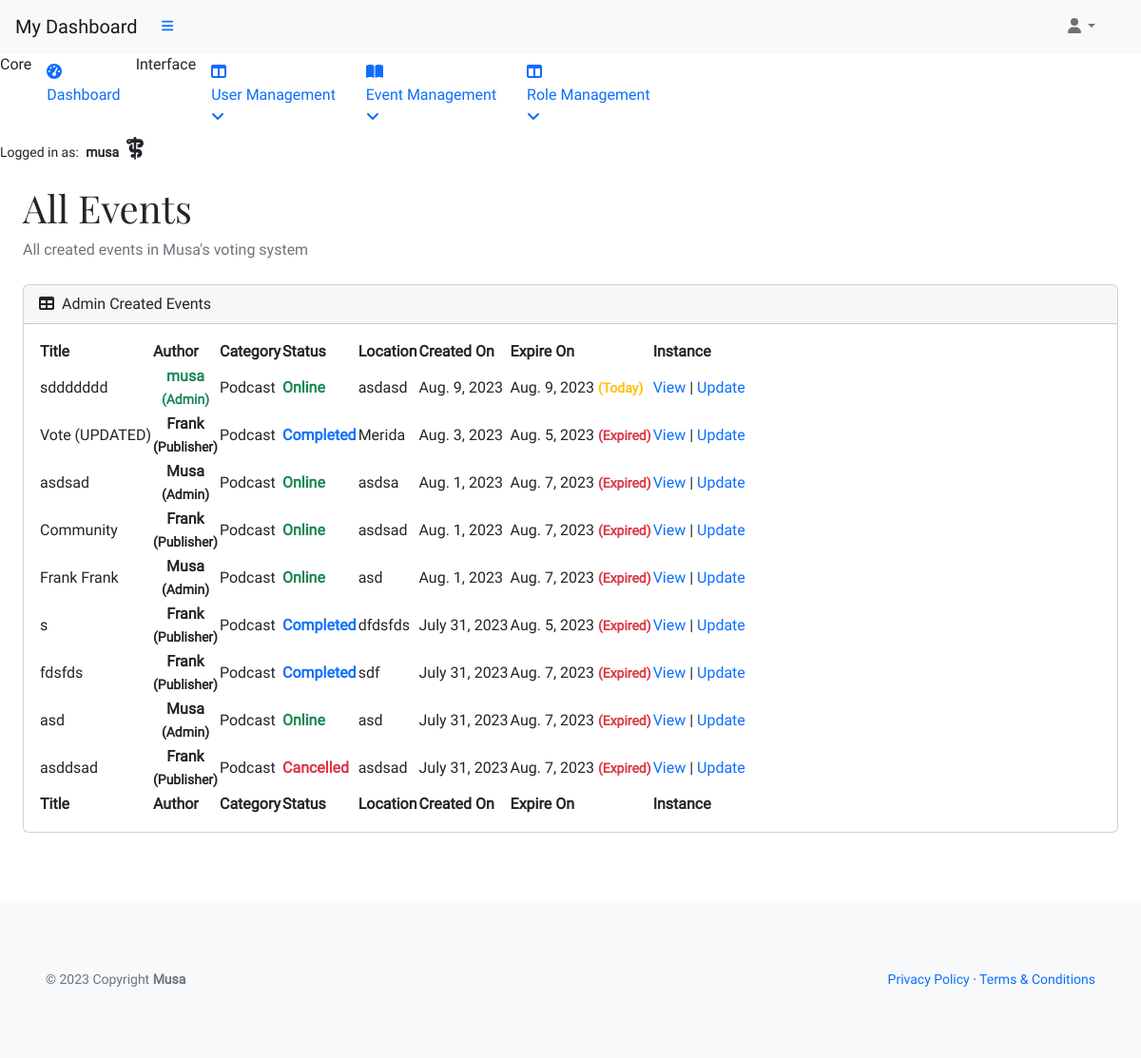
The app's page /office/all (signed in) with its own data.
### musa/models.py (models this page shows)
class UserProfile(AbstractUser):
    verified = models.BooleanField(default=False)
    role = models.IntegerField(choices=ROLES, default=0)
    user_card = models.ManyToManyField(
        'vote_management.VoteCard',
        through='vote_management.VoteRecord', related_name='user_cards')
    class Meta:
        ordering = ['username']
    def __str__(self):
        return self.username

### vote_management/models.py (models this page shows, shortened)
class VoteCard(models.Model):
    title = models.CharField(max_length=33, unique=True)
    slug = models.SlugField(max_length=200, unique=True)
    author = models.ForeignKey(
        'musa.UserProfile', on_delete=models.CASCADE,
        related_name="card_author")
    category = models.ForeignKey(
        Category, on_delete=models.CASCADE, related_name="categories")
    mission = models.CharField(max_length=33)
    location = models.CharField(max_length=33)
    description = models.TextField(max_length=258)
    expire = models.DateField()
    event_image = CloudinaryField('image',
                                  default='placeholder')
    vote_record = models.ManyToManyField('musa.UserProfile',
                                         through='VoteRecord',
                                         related_name='user_votes', blank=True)
    candidates = models.ManyToManyField('ElectedPerson',
                                        related_name='vote_cards',
                                        blank=True)
    status = models.IntegerField(choices=STATUS, default=0)
    excerpt = models.TextField(blank=True)
    type = models.IntegerField(choices=CARD_TYPE, default=0)
    created_on = models.DateField(auto_now_add=True)
    class Meta:
        ordering = ['-created_on']

class Category(models.Model):
    category_name = models.CharField(max_length=50, unique=True)
    class Meta:
        ordering = ['category_name']
        verbose_name_plural = "Categories"

### vote_management/views.py (the view)
# urls.py: path('office/all', AdminEventList.as_view(),
class AdminEventList(AdminBaseListView):
    template_name = 'backend/admin-dashboard/all_events.html'
    context_object_name = 'admin_all_events'

### admin_profile/views.py (called while the page is built)
    def test_func(self):
        user_profile = self.request.user
        return user_profile and user_profile.role == 2

### vote_management/views.py (called while the page is built)
    def get_queryset(self):
        return VoteCard.objects.order_by('-created_on')

### templates/backend/admin-dashboard/all_events.html (shortened to what this page needs)
{% extends "backend/admin-dashboard/base.html" %}
{% block content%}
<div id="layoutSidenav_content">
    <main>
        <div class="container-fluid p-4 pt-0">
            <h1 class="mt-4">All Events</h1>
            <ol class="breadcrumb mb-4">
                <li class="breadcrumb-item active">All created events in Musa's voting system</li>
            </ol>
            <div class="card mb-4">
                <div class="card-header">
                    <i class="fas fa-table me-1"></i>
                    Admin Created Events
                </div>
                <div class="card-body">
                    <table id="datatablesSimple">
                        <thead>
                            <tr>
                                <th>Title</th>
                                <th>Author</th>
                                <th>Category</th>
                                <th>Status</th>
                                <th>Location</th>
                                <th>Created On</th>
                                <th>Expire On</th>
                                <th>Instance</th>
                            </tr>
                        </thead>
                        <tfoot>
                            <tr>
                                <th>Title</th>
                                <th>Author</th>
                                <th>Category</th>
                                <th>Status</th>
                                <th>Location</th>
                                <th>Created On</th>
                                <th>Expire On</th>
                                <th>Instance</th>
                            </tr>
                        </tfoot>
                        <tbody>
                            {% for event in admin_all_events.all %}
                            <tr>
                                <td>{{ event.title }}</td>
                                {% if event.author.username == request.user.username %}
                                <td>
                                    <p class="text-success my-0 py-0 fw-semibold text-center">
                                        {{ event.author }}
                                        <small><br>({{ event.author.get_role_display }})</small>
                                    </p>
                                </td>
                                {% else %}
                                <td>
                                    <p class="my-0 py-0 fw-semibold text-center">
                                        {{ event.author }}
                                        <small><br>({{ event.author.get_role_display }})</small>
                                    </p>
                                </td>
                                {% endif %}
                                <td>{{ event.category.category_name }}</td>
                                {% if event.status == 1 %}
                                <td>
                                    <p class="text-success my-0 py-0 fw-semibold">
                                        {{ event.get_status_display }}
                                    </p>
                                </td>
                                {% elif event.status == 2%}
                                <td>
                                    <p class="text-danger my-0 py-0 fw-semibold">
                                        {{ event.get_status_display }}
                                    </p>
                                </td>
                                {% elif event.status == 0 %}
                                <td>
                                    <p class="text-warning my-0 py-0 fw-semibold">
                                        {{ event.get_status_display }}
                                    </p>
                                </td>
                                {% else %}
                                <td>
                                    <p class="text-primary my-0 py-0 fw-semibold">
                                        {{ event.get_status_display }}
                                    </p>
                                </td>
                                {% endif %}
                                <td>{{ event.location }}</td>
                                <td>{{ event.created_on }}</td>
                                {% if event.expire|date:"Y-m-d" == current_date %}
                                <td>{{ event.expire }}
                                    <small class="text-warning fw-semibold">(Today)</small>
                                </td>
                                {% elif event.expire|date:"Y-m-d" < current_date %}
                                <td>{{ event.expire }}
                                    <small class="text-danger fw-semibold">(Expired)</small>
                                </td>
                                {% else %}
                                <td>{{ event.expire }}
                                    <small class="text-success fw-semibold">(Active)</small>
                                </td>
                                {% endif %}
                                <td>
                                    <a href="{% url 'admin_single' event.slug %}">View</a> |
                                    <a href="{% url 'admin_card_update' event.slug %}">Update</a>
                                </td>
                            </tr>
                            {% endfor %}
                        </tbody>
                    </table>
                </div>
            </div>
        </div>
    </main>
</div>
{% endblock %}

### templates/backend/admin-dashboard/base.html (shortened to what this page needs)
{% load static %}
{% now "Y-m-d" as current_date %}
{% now "Y" as copyright %}
<!DOCTYPE html>
<html lang="en">
<head>
    <link href="https://cdn.jsdelivr.net/npm/simple-datatables@7.1.2/dist/style.min.css" rel="stylesheet" />
    <link href="{% static 'admin/css/styles.css' %}" rel="stylesheet" />
    <link rel="stylesheet" href="{% static 'custom/css/style.css' %}">
</head>
<body class="sb-nav-fixed">
    <nav class="sb-topnav navbar navbar-expand navbar-light bg-light">
        <a class="navbar-brand ps-3" href="{% url 'admin_dashboard' %}">My Dashboard</a>
        <button class="btn btn-link btn-sm order-1 order-lg-0 me-4 me-lg-0" id="sidebarToggle" href="#!"><i
                class="fas fa-bars"></i></button>
        <div class="d-md-inline-block form-inline ms-auto me-0 me-md-3 my-2 my-md-0">
            <ul class="navbar-nav ms-auto ms-md-0 me-3 me-lg-4">
                <li class="nav-item dropdown">
                    <a class="nav-link dropdown-toggle" id="navbarDropdown" href="#" role="button"
                        data-bs-toggle="dropdown" aria-expanded="false"><i class="fas fa-user fa-fw"></i></a>
                </li>
            </ul>
        </div>
    </nav>
    <div id="layoutSidenav">
        <div id="layoutSidenav_nav">
            <nav class="sb-sidenav accordion sb-sidenav-light" id="sidenavAccordion">
                <div class="sb-sidenav-menu">
                    <div class="nav">
                        <div class="sb-sidenav-menu-heading">Core</div>
                        <a class="nav-link" href="{% url 'admin_dashboard' %}">
                            <div class="sb-nav-link-icon"><i class="fas fa-tachometer-alt"></i></div>
                            Dashboard
                        </a>
                        <div class="sb-sidenav-menu-heading">Interface</div>
                        <a class="nav-link collapsed" href="#" data-bs-toggle="collapse"
                            data-bs-target="#collapseLayouts" aria-expanded="false" aria-controls="collapseLayouts">
                            <div class="sb-nav-link-icon"><i class="fas fa-columns"></i></div>
                            User Management
                            <div class="sb-sidenav-collapse-arrow"><i class="fas fa-angle-down"></i></div>
                        </a>
                        <a class="nav-link collapsed" href="#" data-bs-toggle="collapse" data-bs-target="#collapsePages"
                            aria-expanded="false" aria-controls="collapsePages">
                            <div class="sb-nav-link-icon"><i class="fas fa-book-open"></i></div>
                            Event Management
                            <div class="sb-sidenav-collapse-arrow"><i class="fas fa-angle-down"></i></div>
                        </a>
                        <a class="nav-link collapsed" href="#" data-bs-toggle="collapse" data-bs-target="#collapseRoles"
                            aria-expanded="false" aria-controls="collapseRoles">
                            <div class="sb-nav-link-icon"><i class="fas fa-columns"></i></div>
                            Role Management
                            <div class="sb-sidenav-collapse-arrow"><i class="fas fa-angle-down"></i></div>
                        </a>
                    </div>
                </div>
                <div class="sb-sidenav-footer">
                    <div class="small">Logged in as:
                        <span class="px-1"><strong>{{ request.user.username }}
                                {% if request.user.role == 2 %}
                                <i class="fa-solid fa-staff-snake px-1 fs-4 text"></i>
                                {% endif %}
                            </strong>
                        </span>
                    </div>
                </div>
            </nav>
        </div>
        {% block content %}
        {% endblock content %}
    </div>
    <footer class="py-4 bg-light mt-4">
        <div class="container-fluid p-5">
            <div class="d-flex align-items-center justify-content-between small">
                <div class="text-muted">        © {{ copyright }} Copyright
                    <a class="text-reset fw-bold" href="https://github.com/plexoio/musa">Musa</a></div>
                <div>
                    <a href="{% url 'policy_page' %}" target="_blank">Privacy Policy</a>
                    &middot;
                    <a href="{% url 'terms_page' %}" target="_blank">Terms &amp; Conditions</a>
                </div>
            </div>
        </div>
    </footer>
</body>
</html>

### static/custom/css/style.css (style rules this page uses)
* { font-family: 'Roboto', Fairplay, sans-serif; }
h1 { font-family: 'Fairplay', Roboto, sans-serif; }
a { text-decoration: none; }

### records on screen
UserProfile: user.username "musa"
VoteCard: title "sddddddd", author "musa", author.role "Admin", category.category_name "Podcast", status "Online", location "asdasd", created_on "Aug. 9, 2023", expire "Aug. 9, 2023"
VoteCard: title "Vote (UPDATED)", author "Frank", author.role "Publisher", category.category_name "Podcast", status "Completed", location "Merida", created_on "Aug. 3, 2023", expire "Aug. 5, 2023"
VoteCard: title "asdsad", author "Musa", author.role "Admin", category.category_name "Podcast", status "Online", location "asdsa", created_on "Aug. 1, 2023", expire "Aug. 7, 2023"
VoteCard: title "Community", author "Frank", author.role "Publisher", category.category_name "Podcast", status "Online", location "asdsad", created_on "Aug. 1, 2023", expire "Aug. 7, 2023"
VoteCard: title "Frank Frank", author "Musa", author.role "Admin", category.category_name "Podcast", status "Online", location "asd", created_on "Aug. 1, 2023", expire "Aug. 7, 2023"
VoteCard: title "s", author "Frank", author.role "Publisher", category.category_name "Podcast", status "Completed", location "dfdsfds", created_on "July 31, 2023", expire "Aug. 5, 2023"
VoteCard: title "fdsfds", author "Frank", author.role "Publisher", category.category_name "Podcast", status "Completed", location "sdf", created_on "July 31, 2023", expire "Aug. 7, 2023"
VoteCard: title "asd", author "Musa", author.role "Admin", category.category_name "Podcast", status "Online", location "asd", created_on "July 31, 2023", expire "Aug. 7, 2023"
VoteCard: title "asddsad", author "Frank", author.role "Publisher", category.category_name "Podcast", status "Cancelled", location "asdsad", created_on "July 31, 2023", expire "Aug. 7, 2023"

### other values on screen
{{ copyright }} "2023"
